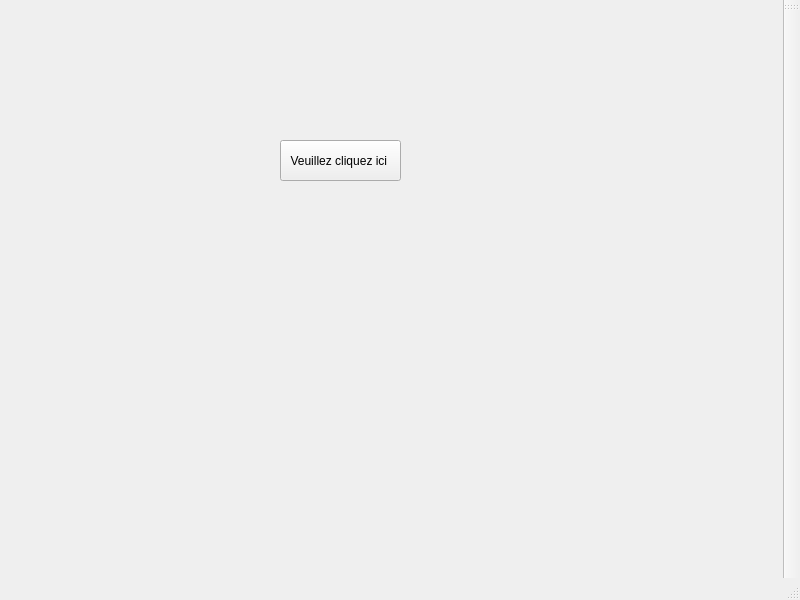
<?xml version="1.0" encoding="UTF-8"?>
<ui version="4.0">
 <class>MainWindow</class>
 <widget class="QMainWindow" name="MainWindow">
  <property name="geometry">
   <rect>
    <x>0</x>
    <y>0</y>
    <width>800</width>
    <height>600</height>
   </rect>
  </property>
  <property name="windowTitle">
   <string>MainWindow</string>
  </property>
  <widget class="QWidget" name="centralwidget">
   <widget class="QPushButton" name="pushButton">
    <property name="geometry">
     <rect>
      <x>280</x>
      <y>140</y>
      <width>121</width>
      <height>41</height>
     </rect>
    </property>
    <property name="text">
     <string>Veuillez cliquez ici </string>
    </property>
   </widget>
  </widget>
  <widget class="QMenuBar" name="menubar">
   <property name="geometry">
    <rect>
     <x>0</x>
     <y>0</y>
     <width>800</width>
     <height>22</height>
    </rect>
   </property>
  </widget>
  <widget class="QStatusBar" name="statusbar"/>
  <widget class="QToolBar" name="toolBar">
   <property name="windowTitle">
    <string>toolBar</string>
   </property>
   <attribute name="toolBarArea">
    <enum>RightToolBarArea</enum>
   </attribute>
   <attribute name="toolBarBreak">
    <bool>false</bool>
   </attribute>
  </widget>
 </widget>
 <resources/>
 <connections/>
</ui>
